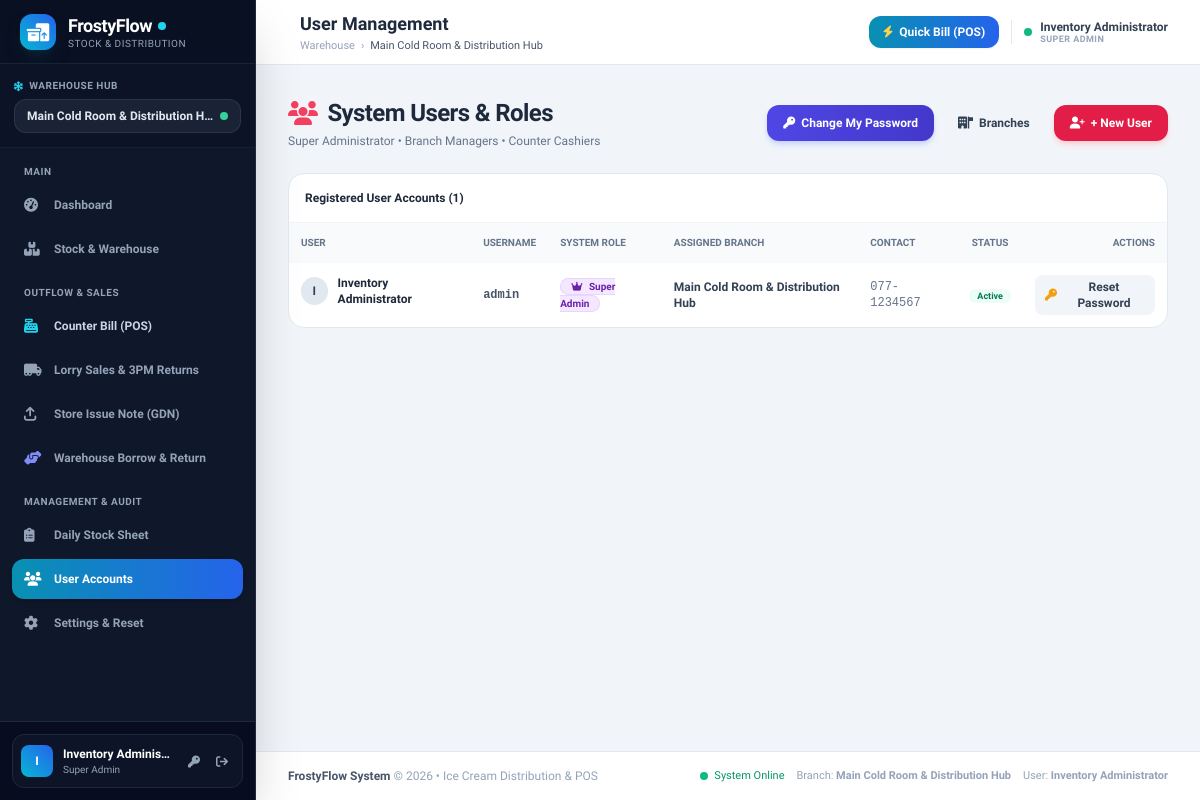
The page /users.php (signed in) on the database as committed earlier.
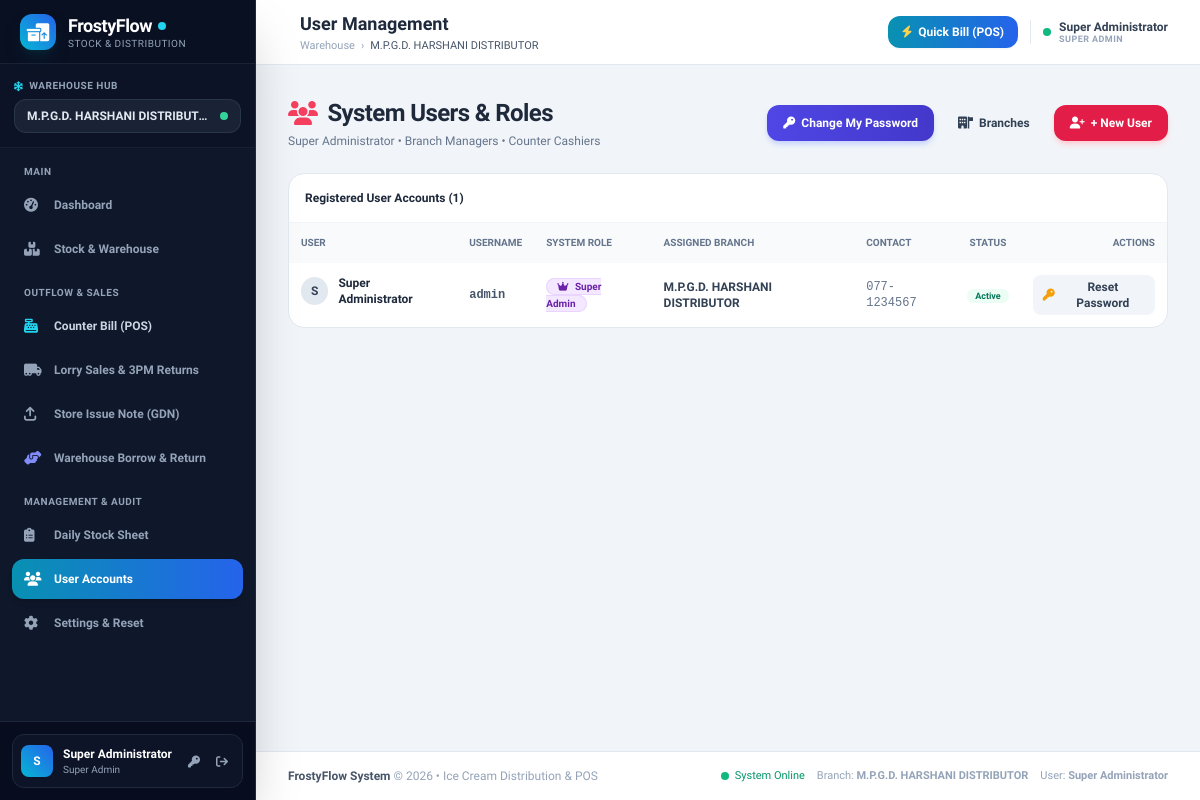
The same page on the database as committed later.
### tables this page shows
CREATE TABLE IF NOT EXISTS `users` (
    `id` INT AUTO_INCREMENT PRIMARY KEY,
    `branch_id` INT NULL,
    `name` VARCHAR(100) NOT NULL,
    `username` VARCHAR(50) NOT NULL UNIQUE,
    `password` VARCHAR(255) NOT NULL,
    `role` ENUM('master', 'super_admin', 'admin', 'operator') NOT NULL DEFAULT 'operator',
    `phone` VARCHAR(50) NULL,
    `status` ENUM('active', 'inactive') DEFAULT 'active',
    `created_at` TIMESTAMP DEFAULT CURRENT_TIMESTAMP,
    INDEX (`branch_id`)
);

CREATE TABLE IF NOT EXISTS `branches` (
    `id` INT AUTO_INCREMENT PRIMARY KEY,
    `name` VARCHAR(100) NOT NULL,
    `code` VARCHAR(20) NOT NULL UNIQUE,
    `address` VARCHAR(255) NULL,
    `phone` VARCHAR(50) NULL,
    `created_at` TIMESTAMP DEFAULT CURRENT_TIMESTAMP
);

### config/auth.php (called while the page is built, shortened)
<?php
function isLoggedIn() {
    return isset($_SESSION['user_id']) && !empty($_SESSION['user_id']);
}
function currentUser() {
    return [
        'id' => $_SESSION['user_id'],
        'name' => $_SESSION['user_name'] ?? 'User',
        'username' => $_SESSION['user_username'] ?? '',
        'role' => $_SESSION['user_role'] ?? 'cashier',
        'branch_id' => $_SESSION['active_branch_id'] ?? ($_SESSION['user_branch_id'] ?? 1),
        'assigned_branch_id' => $_SESSION['user_branch_id'] ?? 1,
        'branch_name' => $_SESSION['active_branch_name'] ?? 'Colombo Branch'
    ];
}
function hasRole($roles) {
    if (is_string($roles)) $roles = [$roles];
    $currentRole = $_SESSION['user_role'] ?? '';
    return in_array($currentRole, $roles);
}
function isMaster() {
    return isLoggedIn() && (($_SESSION['user_role'] ?? '') === 'master');
}

### users.php (the view, shortened to what the changed rows need)
<?php
$pageTitle = "User Management";
require_once __DIR__ . '/config/auth.php';
$isMasterUser = isMaster();
$sqlUsers = "SELECT u.*, b.name as branch_name, b.code as branch_code
    FROM users u
    LEFT JOIN branches b ON u.branch_id = b.id ";
if (!$isMasterUser) {
    $sqlUsers .= " WHERE u.role != 'master' ";
}
$sqlUsers .= " ORDER BY u.id ASC";
$users = $pdo->query($sqlUsers)->fetchAll();
require_once __DIR__ . '/includes/header.php';
?>
<div class="flex flex-col sm:flex-row sm:items-center justify-between pb-6 gap-3">
    <div>
        <h1 class="text-2xl font-extrabold text-slate-800 tracking-tight flex items-center">
            <i class="fa-solid fa-users text-rose-500 mr-2.5"></i> System Users & Roles
        </h1>
    </div>
</div>
<div class="bg-white rounded-2xl border border-slate-200 shadow-xs overflow-hidden">
    <div class="hidden sm:block overflow-x-auto">
        <table class="w-full text-left border-collapse text-xs">
            <thead>
                <tr class="bg-slate-50 text-slate-500 font-bold uppercase text-[10px]">
                    <th class="p-3">User</th>
                    <th class="p-3">Username</th>
                    <th class="p-3">System Role</th>
                    <th class="p-3">Assigned Branch</th>
                    <th class="p-3">Contact</th>
                    <th class="p-3 text-center">Status</th>
                    <th class="p-3 text-right">Actions</th>
                </tr>
            </thead>
            <tbody class="divide-y divide-slate-100">
                <?php foreach ($users as $u): ?>
                    <tr class="hover:bg-slate-50">
                        <td class="p-3 font-bold text-slate-800 flex items-center space-x-2.5">
                            <div class="w-7 h-7 rounded-full bg-slate-200 text-slate-700 font-bold flex items-center justify-center text-xs">
                                <?= strtoupper(substr($u['name'], 0, 1)) ?>
                            </div>
                            <span><?= htmlspecialchars($u['name']) ?></span>
                        </td>
                        <td class="p-3 font-mono font-bold text-slate-600"><?= htmlspecialchars($u['username']) ?></td>
                        <td class="p-3">
                            <?php if ($u['role'] === 'super_admin'): ?>
                                <span class="px-2.5 py-0.5 text-[10px] font-bold rounded-full bg-purple-100 text-purple-800 border border-purple-200">
                                    <i class="fa-solid fa-crown mr-1"></i> Super Admin
                                </span>
                            <?php elseif ($u['role'] === 'admin'): ?>
                                <span class="px-2.5 py-0.5 text-[10px] font-bold rounded-full bg-blue-100 text-blue-800 border border-blue-200">
                                    <i class="fa-solid fa-user-tie mr-1"></i> Branch Admin
                                </span>
                            <?php elseif ($u['role'] === 'master'): ?>
                                <span class="px-2.5 py-0.5 text-[10px] font-bold rounded-full bg-amber-100 text-amber-800 border border-amber-200">
                                    <i class="fa-solid fa-crown mr-1"></i> Master
                                </span>
                            <?php else: ?>
                                <span class="px-2.5 py-0.5 text-[10px] font-bold rounded-full bg-emerald-100 text-emerald-800 border border-emerald-200">
                                    <i class="fa-solid fa-cash-register mr-1"></i> Cashier
                                </span>
                            <?php endif; ?>
                        </td>
                        <td class="p-3 font-semibold text-slate-700">
                            <?= htmlspecialchars($u['branch_name'] ?? 'All Branches (Super Admin)') ?>
                        </td>
                        <td class="p-3 text-slate-500 font-mono"><?= htmlspecialchars($u['phone'] ?: '-') ?></td>
                        <td class="p-3 text-center">
                            <span class="px-2 py-0.5 text-[9px] font-bold rounded-full bg-emerald-50 text-emerald-700">
                                Active
                            </span>
                        </td>
                        <td class="p-3 text-right">
                            <?php if ($u['role'] !== 'master' || isMaster()): ?>
                                <button type="button" onclick="openResetUserModal(<?= $u['id'] ?>, '<?= htmlspecialchars(addslashes($u['username'])) ?>', '<?= htmlspecialchars(addslashes($u['name'])) ?>')" class="px-2.5 py-1 bg-slate-100 hover:bg-amber-100 text-slate-700 hover:text-amber-800 rounded-lg text-xs font-bold transition flex items-center ml-auto cursor-pointer" title="Reset password for this user">
                                    <i class="fa-solid fa-key text-amber-500 mr-1.5"></i> Reset Password
                                </button>
                            <?php endif; ?>
                        </td>
                    </tr>
                <?php endforeach; ?>
            </tbody>
        </table>
    </div>
</div>
<?php require_once __DIR__ . '/includes/footer.php'; ?>

### includes/header.php (shortened to what the changed rows need)
<?php
require_once __DIR__ . '/../config/auth.php';
$user = currentUser();
?>
<!DOCTYPE html>
<html lang="en">
<head>
    <script src="https://cdn.tailwindcss.com"></script>
    <link rel="stylesheet" href="https://cdnjs.cloudflare.com/ajax/libs/font-awesome/6.4.0/css/all.min.css">
</head>
<body class="bg-slate-100 text-slate-800 min-h-screen flex flex-col antialiased">
    <aside id="mainSidebar" class="fixed inset-y-0 left-0 z-50 w-64 bg-slate-900 text-slate-200 flex flex-col justify-between transition-transform duration-300 transform -translate-x-full md:translate-x-0 shadow-2xl border-r border-slate-800 no-print">
        <div class="flex flex-col flex-1 overflow-hidden">
            <div class="p-3.5 border-b border-slate-800/60 bg-slate-950/20">
                <div class="text-xs font-bold text-slate-200 bg-slate-800/80 px-3 py-2 rounded-xl border border-slate-700/60 truncate flex items-center justify-between">
                    <span class="truncate"><?= htmlspecialchars($user['branch_name'] ?? 'Main Cold Room Hub') ?></span>
                    <span class="w-2 h-2 rounded-full bg-emerald-400 animate-pulse ml-1.5 shrink-0" title="Operational"></span>
                </div>
            </div>
        </div>
        <div class="p-3 border-t border-slate-800 bg-slate-950/60">
            <div class="flex items-center justify-between p-2 rounded-xl bg-slate-900/80 border border-slate-800">
                <div class="flex items-center space-x-2.5 min-w-0">
                    <div class="w-8 h-8 rounded-lg bg-gradient-to-tr from-cyan-500 to-blue-600 text-white font-extrabold flex items-center justify-center text-xs flex-shrink-0">
                        <?= strtoupper(substr($user['name'], 0, 1)) ?>
                    </div>
                    <div class="min-w-0 flex-1">
                        <div class="text-xs font-bold text-white truncate"><?= htmlspecialchars($user['name']) ?></div>
                        <div class="text-[10px] text-slate-400 capitalize truncate"><?= str_replace('_', ' ', $user['role']) ?></div>
                    </div>
                <div class="flex items-center space-x-1 shrink-0">
                    <?php if (hasRole(['super_admin', 'admin'])): ?>
                        <a href="users.php" title="Manage Users & Change Password" class="p-1.5 text-slate-400 hover:text-amber-400 rounded-lg transition-colors">
                        </a>
                    <?php endif; ?>
                    <a href="logout.php" title="Sign Out" class="p-1.5 text-slate-400 hover:text-rose-400 rounded-lg transition-colors">
                    </a>
                </div>
            </div>
        </div>
    </aside>
    <div class="md:pl-64 flex flex-col flex-1 min-h-screen print-full-width">
        <header class="bg-white border-b border-slate-200 sticky top-0 z-30 shadow-xs no-print">
            <div class="px-4 sm:px-6 lg:px-8 h-16 flex items-center justify-between">
                <div class="flex items-center space-x-3">
                    <div>
                        <h2 class="text-base sm:text-lg font-bold text-slate-800 leading-tight">
                            <?= isset($pageTitle) ? htmlspecialchars($pageTitle) : 'Overview' ?>
                        </h2>
                        <div class="hidden sm:flex items-center space-x-1.5 text-[11px] text-slate-400">
                            <span>Warehouse</span>
                            <span>&rsaquo;</span>
                            <span class="text-slate-600 font-medium"><?= htmlspecialchars($user['branch_name']) ?></span>
                        </div>
                    </div>
                </div>
                <div class="flex items-center space-x-2 sm:space-x-3">
                    <div class="hidden sm:flex items-center pl-3 border-l border-slate-200 space-x-2">
                        <div class="text-left">
                            <span class="text-xs text-slate-700 font-bold block leading-tight"><?= htmlspecialchars($user['name']) ?></span>
                            <span class="text-[9px] text-slate-400 uppercase font-bold tracking-wider block leading-none"><?= str_replace('_', ' ', $user['role']) ?></span>
                        </div>
                    </div>
                </div>
            </div>
        </header>
        <main class="flex-1 p-4 sm:p-6 lg:p-8 w-full">

### includes/footer.php (shortened to what the changed rows need)
        </main>
        <footer class="bg-white border-t border-slate-200 mt-auto py-4 text-center text-xs text-slate-400 no-print">
            <div class="px-4 sm:px-6 lg:px-8 flex flex-col sm:flex-row justify-between items-center gap-2">
                <div class="flex items-center space-x-3 text-[11px]">
                    <span>Branch: <strong><?= htmlspecialchars($user['branch_name'] ?? 'Main') ?></strong></span>
                    <span>User: <strong><?= htmlspecialchars($user['name'] ?? 'Admin') ?></strong></span>
                </div>
            </div>
        </footer>
    </div>
</body>
</html>

Rows that differ between the two databases and show on the page:
changed users "admin": branch.name "Main Cold Room & Distribution H…" → "M.P.G.D. HARSHANI DISTRIBUTOR"; name "I" → "S"; name "Inventory Adminis…" → "Super Administrator"; branch.name "Main Cold Room & Distribution Hub" → "M.P.G.D. HARSHANI DISTRIBUTOR"; name "Inventory Administrator" → "Super Administrator"
